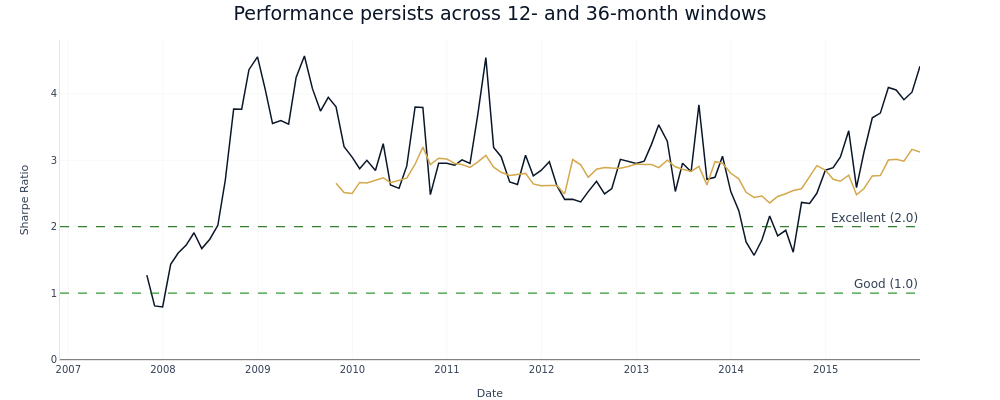

This figure's notebook cell:
### Markdown cell above
**Rolling Sharpe.** Twelve- and 36-month rolling Sharpe locate when the
realized Sharpe is paid out.

### Code cell
fig_rolling = plot_rolling_sharpe(pa, windows=[12, 36])
for trace, label in zip(fig_rolling.data, ["12 months", "36 months"], strict=False):
    trace.name = label
fig_rolling.update_layout(title="Performance persists across 12- and 36-month windows")
fig_rolling.show()

### Figure 1 — Plotly figure (JSON) as saved in the notebook; plotly's stock layout.template omitted (floating-point values rounded to 4 significant figures)
{"data": [{"hovertemplate": "12d Sharpe: %{y:.2f}<extra></extra>", "line": {"color": "#0a1628", "width": 1.5}, "mode": "lines", "name": "12 months", "type": "scatter", "x": ["2006-11-30", "2006-12-29", "2007-01-31", "2007-02-28", "2007-03-30", "2007-04-30", "2007-05-31", "2007-06-29", "2007-07-31", "2007-08-31", "2007-09-28", "2007-10-31", "2007-11-30", "2007-12-31", "2008-01-31", "2008-02-29", "2008-03-31", "2008-04-30", "2008-05-30", "2008-06-30", "2008-07-31", "2008-08-29", "2008-09-30", "2008-10-31", "2008-11-28", "2008-12-31", "2009-01-30", "2009-02-27", "2009-03-31", "2009-04-30", "2009-05-29", "2009-06-30", "2009-07-31", "2009-08-31", "2009-09-30", "2009-10-30", "2009-11-30", "2009-12-31", "2010-01-29", "2010-02-26", "2010-03-31", "2010-04-30", "2010-05-28", "2010-06-30", "2010-07-30", "2010-08-31", "2010-09-30", "2010-10-29", "2010-11-30", "2010-12-31", "2011-01-31", "2011-02-28", "2011-03-31", "2011-04-29", "2011-05-31", "2011-06-30", "2011-07-29", "2011-08-31", "2011-09-30", "2011-10-31", "2011-11-30", "2011-12-30", "2012-01-31", "2012-02-29", "2012-03-30", "2012-04-30", "2012-05-31", "2012-06-29", "2012-07-31", "2012-08-31", "2012-09-28", "2012-10-31", "2012-11-30", "2012-12-31", "2013-01-31", "2013-02-28", "2013-03-28", "2013-04-30", "2013-05-31", "2013-06-28", "2013-07-31", "2013-08-30", "2013-09-30", "2013-10-31", "2013-11-29", "2013-12-31", "2014-01-31", "2014-02-28", "2014-03-31", "2014-04-30", "2014-05-30", "2014-06-30", "2014-07-31", "2014-08-29", "2014-09-30", "2014-10-31", "2014-11-28", "2014-12-31", "2015-01-30", "2015-02-27", "2015-03-31", "2015-04-30", "2015-05-29", "2015-06-30", "2015-07-31", "2015-08-31", "2015-09-30", "2015-10-30", "2015-11-30", "2015-12-31"], "y": [NaN, NaN, NaN, NaN, NaN, NaN, NaN, NaN, NaN, NaN, NaN, 1.271, 0.8073, 0.7924, 1.433, 1.604, 1.724, 1.909, 1.671, 1.812, 2.02, 2.707, 3.774, 3.77, 4.365, 4.557, 4.064, 3.554, 3.6, 3.546, 4.249, 4.571, 4.079, 3.741, 3.948, 3.806, 3.205, 3.049, 2.873, 2.999, 2.847, 3.25, 2.629, 2.578, 2.916, 3.803, 3.797, 2.484, 2.954, 2.956, 2.925, 3.008, 2.952, 3.665, 4.548, 3.195, 3.055, 2.674, 2.636, 3.075, 2.766, 2.847, 2.979, 2.619, 2.412, 2.414, 2.372, 2.528, 2.683, 2.495, 2.574, 3.015, 2.982, 2.951, 2.988, 3.24, 3.534, 3.287, 2.53, 2.957, 2.828, 3.837, 2.714, 2.744, 3.061, 2.528, 2.241, 1.772, 1.57, 1.799, 2.16, 1.863, 1.946, 1.617, 2.366, 2.351, 2.504, 2.851, 2.889, 3.05, 3.445, 2.588, 3.125, 3.641, 3.711, 4.096, 4.06, 3.913, 4.026, 4.416]}, {"hovertemplate": "36d Sharpe: %{y:.2f}<extra></extra>", "line": {"color": "#D4A84B", "width": 1.5}, "mode": "lines", "name": "36 months", "type": "scatter", "x": ["2006-11-30", "2006-12-29", "2007-01-31", "2007-02-28", "2007-03-30", "2007-04-30", "2007-05-31", "2007-06-29", "2007-07-31", "2007-08-31", "2007-09-28", "2007-10-31", "2007-11-30", "2007-12-31", "2008-01-31", "2008-02-29", "2008-03-31", "2008-04-30", "2008-05-30", "2008-06-30", "2008-07-31", "2008-08-29", "2008-09-30", "2008-10-31", "2008-11-28", "2008-12-31", "2009-01-30", "2009-02-27", "2009-03-31", "2009-04-30", "2009-05-29", "2009-06-30", "2009-07-31", "2009-08-31", "2009-09-30", "2009-10-30", "2009-11-30", "2009-12-31", "2010-01-29", "2010-02-26", "2010-03-31", "2010-04-30", "2010-05-28", "2010-06-30", "2010-07-30", "2010-08-31", "2010-09-30", "2010-10-29", "2010-11-30", "2010-12-31", "2011-01-31", "2011-02-28", "2011-03-31", "2011-04-29", "2011-05-31", "2011-06-30", "2011-07-29", "2011-08-31", "2011-09-30", "2011-10-31", "2011-11-30", "2011-12-30", "2012-01-31", "2012-02-29", "2012-03-30", "2012-04-30", "2012-05-31", "2012-06-29", "2012-07-31", "2012-08-31", "2012-09-28", "2012-10-31", "2012-11-30", "2012-12-31", "2013-01-31", "2013-02-28", "2013-03-28", "2013-04-30", "2013-05-31", "2013-06-28", "2013-07-31", "2013-08-30", "2013-09-30", "2013-10-31", "2013-11-29", "2013-12-31", "2014-01-31", "2014-02-28", "2014-03-31", "2014-04-30", "2014-05-30", "2014-06-30", "2014-07-31", "2014-08-29", "2014-09-30", "2014-10-31", "2014-11-28", "2014-12-31", "2015-01-30", "2015-02-27", "2015-03-31", "2015-04-30", "2015-05-29", "2015-06-30", "2015-07-31", "2015-08-31", "2015-09-30", "2015-10-30", "2015-11-30", "2015-12-31"], "y": [NaN, NaN, NaN, NaN, NaN, NaN, NaN, NaN, NaN, NaN, NaN, NaN, NaN, NaN, NaN, NaN, NaN, NaN, NaN, NaN, NaN, NaN, NaN, NaN, NaN, NaN, NaN, NaN, NaN, NaN, NaN, NaN, NaN, NaN, NaN, 2.653, 2.515, 2.501, 2.667, 2.659, 2.702, 2.738, 2.663, 2.698, 2.732, 2.941, 3.199, 2.935, 3.032, 3.021, 2.953, 2.938, 2.893, 2.973, 3.074, 2.897, 2.82, 2.773, 2.792, 2.803, 2.645, 2.617, 2.621, 2.62, 2.494, 3.011, 2.932, 2.743, 2.867, 2.892, 2.884, 2.881, 2.907, 2.944, 2.939, 2.935, 2.89, 3.001, 2.903, 2.865, 2.834, 2.909, 2.63, 2.979, 2.955, 2.804, 2.721, 2.518, 2.44, 2.462, 2.358, 2.455, 2.497, 2.546, 2.572, 2.766, 2.92, 2.854, 2.715, 2.684, 2.778, 2.481, 2.575, 2.764, 2.77, 3.004, 3.017, 2.988, 3.165, 3.126]}], "layout": {"annotations": [{"showarrow": false, "text": "Good (1.0)", "x": 1, "xanchor": "right", "xref": "x domain", "y": 1, "yanchor": "bottom", "yref": "y"}, {"showarrow": false, "text": "Excellent (2.0)", "x": 1, "xanchor": "right", "xref": "x domain", "y": 2, "yanchor": "bottom", "yref": "y"}], "font": {"color": "#334155", "family": "DM Sans, DejaVu Sans, sans-serif", "size": 12}, "height": 400, "hoverlabel": {"bgcolor": "white", "font": {"family": "DM Sans, DejaVu Sans, sans-serif", "size": 13}}, "hovermode": "x unified", "legend": {"x": 0.01, "xanchor": "left", "y": 0.99, "yanchor": "top"}, "margin": {"b": 40, "l": 60, "r": 80, "t": 40}, "paper_bgcolor": "rgba(0,0,0,0)", "plot_bgcolor": "rgba(0,0,0,0)", "shapes": [{"line": {"color": "gray", "dash": "solid", "width": 1}, "type": "line", "x0": 0, "x1": 1, "xref": "x domain", "y0": 0, "y1": 0, "yref": "y"}, {"line": {"color": "green", "dash": "dash", "width": 1}, "type": "line", "x0": 0, "x1": 1, "xref": "x domain", "y0": 1, "y1": 1, "yref": "y"}, {"line": {"color": "darkgreen", "dash": "dash", "width": 1}, "type": "line", "x0": 0, "x1": 1, "xref": "x domain", "y0": 2, "y1": 2, "yref": "y"}], "showlegend": false, "title": {"text": "Performance persists across 12- and 36-month windows"}, "width": 1000, "xaxis": {"gridcolor": "rgba(0,0,0,0.06)", "linecolor": "rgba(0,0,0,0.1)", "title": {"text": "Date"}, "zeroline": false}, "yaxis": {"gridcolor": "rgba(0,0,0,0.06)", "linecolor": "rgba(0,0,0,0.1)", "title": {"text": "Sharpe Ratio"}, "zeroline": false}}}
